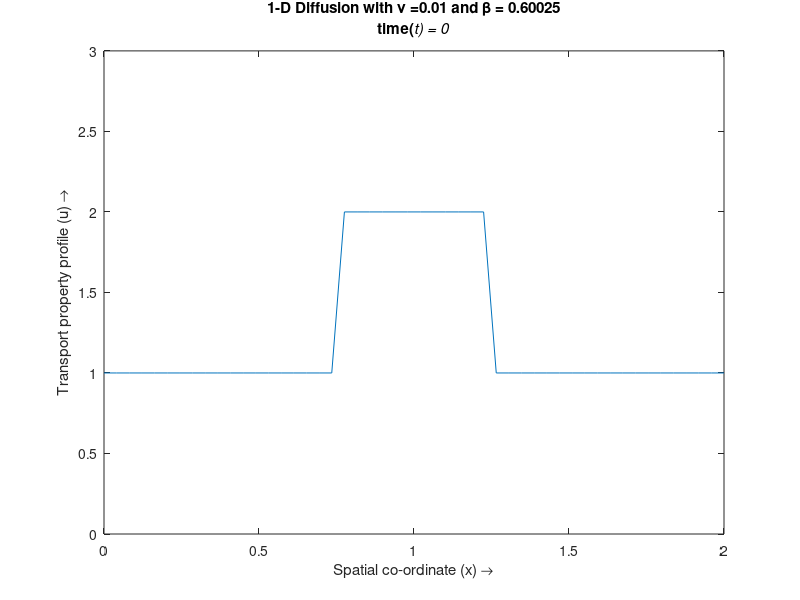

Here is the MATLAB script that generated this plot: (Note: this script raises an error after producing the figure.)
% Simulating the 1-D Diffusion equation (Fourier's equation) by the
...Finite Difference Method(a time march)
% Numerical scheme used is a first order upwind in time and a second order
...central difference in space (both Implicit and Explicit)

%%
%Specifying Parameters
nx=50;               %Number of steps in space(x)
nt=100;               %Number of time steps 
dt=0.1;              %Width of each time step
dx=2/(nx-1);         %Width of space step
x=0:dx:2;            %Range of x (0,2) and specifying the grid points
u=zeros(nx,1);       %Preallocating u
un=zeros(nx,1);      %Preallocating un
vis=0.01;            %Diffusion coefficient/viscosity
beta=vis*dt/(dx*dx); %Stability criterion (0<=beta<=0.5, for explicit)
UL=1;                %Left Dirichlet B.C
UR=1;                %Right Dirichlet B.C
UnL=1;               %Left Neumann B.C (du/dn=UnL) 
UnR=1;               %Right Neumann B.C (du/dn=UnR) 

%%
%Initial Conditions: A square wave
for i=1:nx
    if ((0.75<=x(i))&&(x(i)<=1.25))
        u(i)=2;
    else
        u(i)=1;
    end
end

%%
%B.C vector
bc=zeros(nx-2,1);
bc(1)=vis*dt*UL/dx^2; bc(nx-2)=vis*dt*UR/dx^2;  %Dirichlet B.Cs
%bc(1)=-UnL*vis*dt/dx; bc(nx-2)=UnR*vis*dt/dx;  %Neumann B.Cs
%Calculating the coefficient matrix for the implicit scheme
E=sparse(2:nx-2,1:nx-3,1,nx-2,nx-2);
A=E+E'-2*speye(nx-2);        %Dirichlet B.Cs
%A(1,1)=-1; A(nx-2,nx-2)=-1; %Neumann B.Cs
D=speye(nx-2)-(vis*dt/dx^2)*A;

%%
%Calculating the velocity profile for each time step
i=2:nx-1;
for it=0:nt
    un=u;
    h=plot(x,u);       %plotting the velocity profile
    axis([0 2 0 3])
    title({['1-D Diffusion with \nu =',num2str(vis),' and \beta = ',num2str(beta)];['time(\itt) = ',num2str(dt*it)]})
    xlabel('Spatial co-ordinate (x) \rightarrow')
    ylabel('Transport property profile (u) \rightarrow')
    drawnow; 
    refreshdata(h)
    %Uncomment as necessary
    %-------------------
    %Implicit solution
    
    U=un;U(1)=[];U(end)=[];
    U=U+bc;
    U=D\U;
    u=[UL;U;UR];                      %Dirichlet
    %u=[U(1)-UnL*dx;U;U(end)+UnR*dx]; %Neumann
    %}
    %-------------------
    %Explicit method with F.D in time and C.D in space
    %{
    u(i)=un(i)+(vis*dt*(un(i+1)-2*un(i)+un(i-1))/(dx*dx));
    %}
end